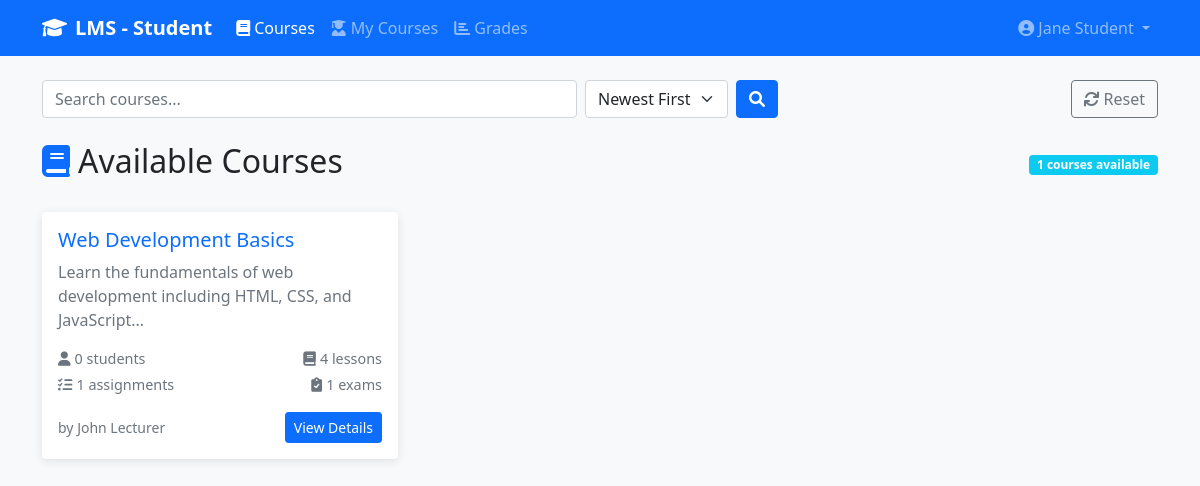
The app's page /student/dashboard.php (signed in) with its own data.
### tables this page shows
CREATE TABLE users (
    id INT AUTO_INCREMENT PRIMARY KEY,
    username VARCHAR(50) UNIQUE NOT NULL,
    email VARCHAR(100) UNIQUE NOT NULL,
    password VARCHAR(255) NOT NULL,
    full_name VARCHAR(100) NOT NULL,
    role ENUM('student', 'lecturer', 'admin') NOT NULL,
    avatar VARCHAR(255) DEFAULT 'default-avatar.png',
    created_at TIMESTAMP DEFAULT CURRENT_TIMESTAMP,
    updated_at TIMESTAMP DEFAULT CURRENT_TIMESTAMP ON UPDATE CURRENT_TIMESTAMP
);

CREATE TABLE courses (
    id INT AUTO_INCREMENT PRIMARY KEY,
    title VARCHAR(200) NOT NULL,
    description TEXT NOT NULL,
    lecturer_id INT NOT NULL,
    thumbnail VARCHAR(255) DEFAULT 'default-course.jpg',
    status ENUM('active', 'inactive') DEFAULT 'active',
    created_at TIMESTAMP DEFAULT CURRENT_TIMESTAMP,
    updated_at TIMESTAMP DEFAULT CURRENT_TIMESTAMP ON UPDATE CURRENT_TIMESTAMP,
    FOREIGN KEY (lecturer_id) REFERENCES users(id) ON DELETE CASCADE
);

### config/config.php (called while the page is built, shortened)
<?php
try {
    $pdo = new PDO("mysql:host=" . DB_HOST . ";dbname=" . DB_NAME, DB_USERNAME, DB_PASSWORD);
    $pdo->setAttribute(PDO::ATTR_ERRMODE, PDO::ERRMODE_EXCEPTION);
    $pdo->setAttribute(PDO::ATTR_DEFAULT_FETCH_MODE, PDO::FETCH_ASSOC);
} catch(PDOException $e) {
    die("Connection failed: " . $e->getMessage());
}
function isLoggedIn() {
    return isset($_SESSION['user_id']);
}
function getCurrentUser() {
    global $pdo;
    $stmt = $pdo->prepare("SELECT * FROM users WHERE id = ?");
    $stmt->execute([$_SESSION['user_id']]);
    return $stmt->fetch();
}
?>

### student/dashboard.php (the view, shortened to what this page needs)
<?php
require_once '../config/config.php';
$user = getCurrentUser();
$stmt = $pdo->prepare("
    SELECT c.*, u.full_name as lecturer_name,
           (SELECT COUNT(*) FROM enrollments WHERE course_id = c.id) as student_count,
           (SELECT COUNT(*) FROM materials WHERE course_id = c.id) as material_count,
           (SELECT COUNT(*) FROM materials WHERE course_id = c.id AND material_type = 'assignment') as assignment_count,
           (SELECT COUNT(*) FROM materials WHERE course_id = c.id AND material_type = 'exam') as exam_count
    FROM courses c
    JOIN users u ON c.lecturer_id = u.id
    WHERE c.status = 'active'
    AND c.id NOT IN (SELECT course_id FROM enrollments WHERE student_id = ?)
    ORDER BY c.created_at DESC
");
$stmt->execute([$user['id']]);
$available_courses = $stmt->fetchAll();
$search = isset($_GET['search']) ? trim($_GET['search']) : '';
$sort = isset($_GET['sort']) ? $_GET['sort'] : 'newest';
?>
<!DOCTYPE html>
<html lang="en">
<head>
    <link href="https://cdn.jsdelivr.net/npm/bootstrap@5.1.3/dist/css/bootstrap.min.css" rel="stylesheet">
    <link href="https://cdnjs.cloudflare.com/ajax/libs/font-awesome/6.0.0/css/all.min.css" rel="stylesheet">
</head>
<body class="bg-light">
    <nav class="navbar navbar-expand-lg navbar-dark bg-primary">
        <div class="container">
            <a class="navbar-brand" href="dashboard.php">
                <i class="fas fa-graduation-cap me-2"></i>LMS - Student
            </a>
            <div class="collapse navbar-collapse" id="navbarNav">
                <ul class="navbar-nav me-auto">
                    <li class="nav-item">
                        <a class="nav-link active" href="dashboard.php">
                            <i class="fas fa-book me-1"></i>Courses
                        </a>
                    </li>
                    <li class="nav-item">
                        <a class="nav-link" href="my_courses.php">
                            <i class="fas fa-user-graduate me-1"></i>My Courses
                        </a>
                    </li>
                    <li class="nav-item">
                        <a class="nav-link" href="grades.php">
                            <i class="fas fa-chart-bar me-1"></i>Grades
                        </a>
                    </li>
                </ul>
                <ul class="navbar-nav">
                    <li class="nav-item dropdown">
                        <a class="nav-link dropdown-toggle" href="#" id="navbarDropdown" role="button" data-bs-toggle="dropdown">
                            <i class="fas fa-user-circle me-1"></i><?php echo htmlspecialchars($user['full_name']); ?>
                        </a>
                    </li>
                </ul>
            </div>
        </div>
    </nav>
    <div class="container mt-4">
        <div class="row mb-4">
            <div class="col-md-8">
                <form method="GET" class="d-flex">
                    <input type="text" class="form-control me-2" name="search" placeholder="Search courses..." value="<?php echo htmlspecialchars($search); ?>">
                    <select name="sort" class="form-select me-2" style="width: auto;">
                        <option value="newest" <?php echo $sort === 'newest' ? 'selected' : ''; ?>>Newest First</option>
                    </select>
                    <button type="submit" class="btn btn-primary">
                        <i class="fas fa-search"></i>
                    </button>
                </form>
            </div>
            <div class="col-md-4 text-end">
                <a href="dashboard.php" class="btn btn-outline-secondary">
                    <i class="fas fa-refresh me-1"></i>Reset
                </a>
            </div>
        </div>
        <div class="d-flex justify-content-between align-items-center mb-4">
            <h2><i class="fas fa-book me-2 text-primary"></i>Available Courses</h2>
            <span class="badge bg-info"><?php echo count($available_courses); ?> courses available</span>
        </div>
        <?php if (empty($available_courses)): ?>
            <div class="text-center py-5">
                <i class="fas fa-book-open fa-3x text-muted mb-3"></i>
                <h4 class="text-muted">No courses available</h4>
                <p class="text-muted">
                    <?php echo $search ? 'No courses match your search criteria.' : 'All available courses have been enrolled.'; ?>
                </p>
                <?php if ($search): ?>
                    <a href="dashboard.php" class="btn btn-primary">View All Courses</a>
                <?php endif; ?>
            </div>
        <?php else: ?>
            <div class="row g-4">
                <?php foreach ($available_courses as $course): ?>
                    <div class="col-md-6 col-lg-4">
                        <div class="card course-card h-100">
                            <div class="card-body">
                                <h5 class="card-title text-primary"><?php echo htmlspecialchars($course['title']); ?></h5>
                                <p class="card-text text-muted"><?php echo htmlspecialchars(substr($course['description'], 0, 100)); ?>...</p>
                                <div class="course-stats mb-3">
                                    <div class="d-flex justify-content-between">
                                        <span><i class="fas fa-user me-1"></i><?php echo $course['student_count']; ?> students</span>
                                        <span><i class="fas fa-book me-1"></i><?php echo $course['material_count']; ?> lessons</span>
                                    </div>
                                    <div class="d-flex justify-content-between mt-1">
                                        <span><i class="fas fa-tasks me-1"></i><?php echo $course['assignment_count']; ?> assignments</span>
                                        <span><i class="fas fa-clipboard-check me-1"></i><?php echo $course['exam_count']; ?> exams</span>
                                    </div>
                                </div>
                                <div class="d-flex justify-content-between align-items-center">
                                    <small class="text-muted">by <?php echo htmlspecialchars($course['lecturer_name']); ?></small>
                                    <a href="course_details.php?id=<?php echo $course['id']; ?>" class="btn btn-primary btn-sm">
                                        View Details
                                    </a>
                                </div>
                            </div>
                        </div>
                    </div>
                <?php endforeach; ?>
            </div>
        <?php endif; ?>
    </div>
</body>
</html>

### student/dashboard.php (style rules this page uses)
.course-card { transition: transform 0.3s, box-shadow 0.3s; border: none; box-shadow: 0 2px 10px rgba(0,0,0,0.1); }
.navbar-brand { font-weight: bold; }
.course-stats { font-size: 0.9rem; color: #6c757d; }

### records on screen
users: full_name "Jane Student"
courses: title "Web Development Basics", description "Learn the fundamentals of web development including HTML, CSS, and JavaScript", student_count "0", material_count "4", assignment_count "1", exam_count "1", lecturer.full_name "John Lecturer"

### other values on screen
count($available_courses) "1"
